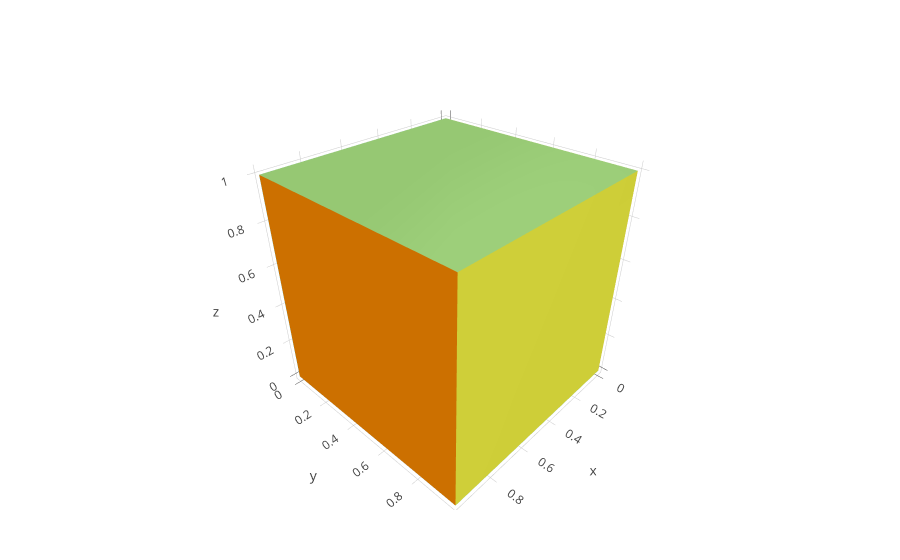

Notebook code cell kept with this figure:
### Code cell
trisurf()

### Figure 1 — Plotly figure (JSON) as saved in the notebook; plotly's stock layout.template omitted (floating-point values rounded to 4 significant figures)
{"data": [{"facecolor": ["rgb(50, 200, 200)", "rgb(50, 200, 200)", "rgb(100, 200, 255)", "rgb(100, 200, 255)", "rgb(150, 200, 115)", "rgb(150, 200, 115)", "rgb(200, 200, 50)", "rgb(200, 200, 50)", "rgb(230, 200, 10)", "rgb(230, 200, 10)", "rgb(255, 140, 0)", "rgb(255, 140, 0)"], "i": [7, 0, 0, 0, 4, 4, 2, 6, 4, 0, 3, 7], "j": [3, 4, 1, 2, 5, 6, 5, 5, 0, 1, 2, 2], "k": [0, 7, 2, 3, 6, 7, 1, 2, 5, 5, 7, 6], "type": "mesh3d", "x": [0, 0, 1, 1, 0, 0, 1, 1], "y": [0, 1, 1, 0, 0, 1, 1, 0], "z": [0, 0, 0, 0, 1, 1, 1, 1]}], "layout": {"autosize": true, "margin": {"b": 50, "l": 50, "r": 50, "t": 60}, "scene": {"aspectmode": "auto", "aspectratio": {"x": 1, "y": 1, "z": 1}, "camera": {"center": {"x": 0, "y": 0, "z": 0}, "eye": {"x": 1.319, "y": 1.246, "z": 1.181}, "projection": {"type": "perspective"}, "up": {"x": 0, "y": 0, "z": 1}}}}}
